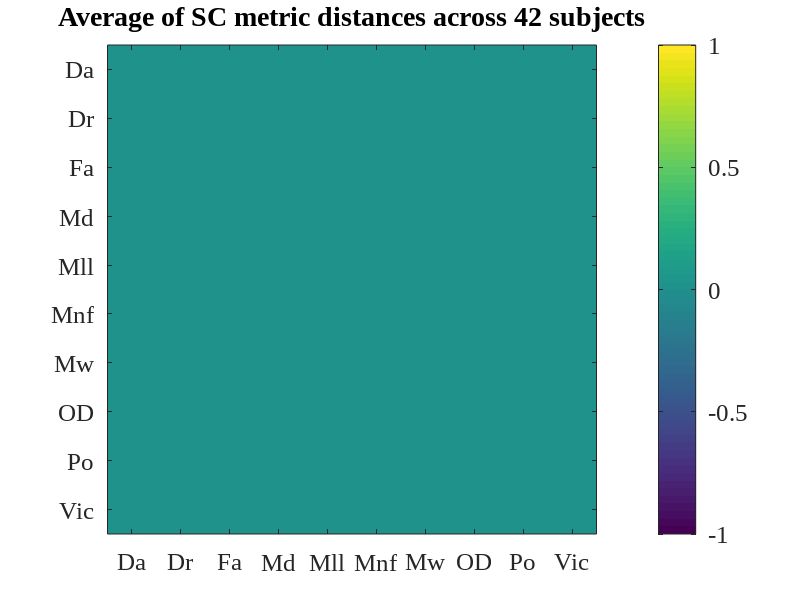
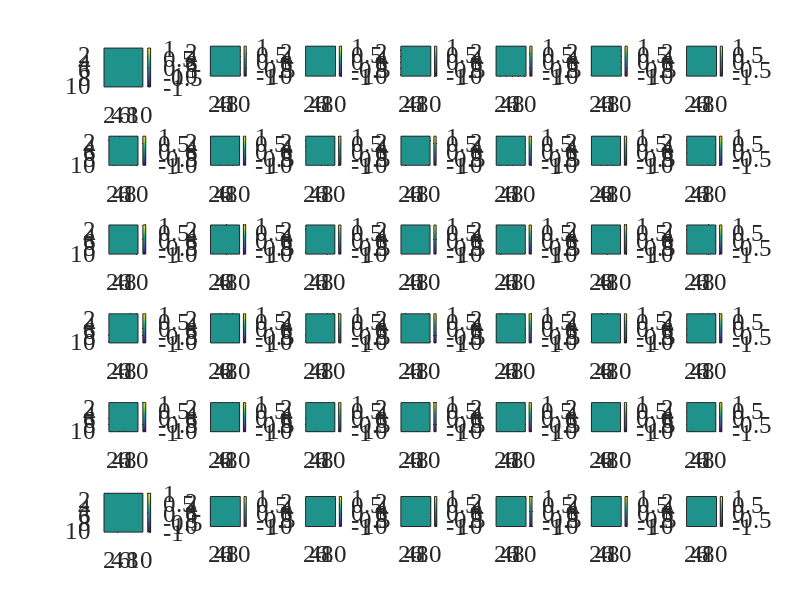

These figures' MATLAB source, in order: (Note: this script raises an error after producing the figures.)
%% initialize environment
close all;
clearvars
clc

%% changing default fontsize
fontsize = 20;
set(0,'DefaultAxesFontName','Times New Roman');
set(0,'DefaultAxesFontSize',fontsize-2);

set(0,'DefaultTextFontname','Times New Roman');
set(0,'DefaultTextFontSize',fontsize);

%% configs

configs.numRegions = 360; %Number of brain regions
configs.mask_ut = triu(true(configs.numRegions,configs.numRegions),1); % upper triangular mask
configs.numDiffMetrics = 10; %
configs.numFCs = 420;
configs.numSubjects = configs.numFCs / configs.numDiffMetrics;
configs.numEdges = nnz(configs.mask_ut);
% configs.numVisits = 2; % 2 visits per subject (test-retest)
configs.max_numPCs = 2*configs.numSubjects; % maximum number of PCs == data dimension
configs.score = 'frobenius';
configs.non_negative = false;
%% load data

connectivity_matrix = zeros(configs.numEdges, 420);
cd('../Connectivity_data')
D = dir;
col = 1;
for k = 4:length(D)
    if D(k).isdir
        currD = D(k).name;
        cd(currD);
        files = dir('*_mean.csv');
        for file = files'
            temp_mat = csvread(file.name);
            upper_triu = temp_mat(configs.mask_ut);
            connectivity_matrix(:,col) = upper_triu;
            col = col + 1;
        end
        cd('..')
    end
end
cd('../Scripts')
%% Distance matrix for each patient (n_edges x n_metrics x n_subjects)
metrics = {'Da', 'Dr', 'Fa', 'Md', 'Mll', 'Mnf', 'Mw', 'OD', 'Po', 'Vic'};
ut_mask = triu(true(configs.numDiffMetrics),1);
diag_mask = logical(eye(configs.numDiffMetrics));
cols = 1:10:configs.numFCs;
for subject = 1:configs.numSubjects
    range = cols(subject):cols(subject)+ 9;
    subject_mat = zscore(connectivity_matrix(:,range));
    dist_mat(:,:,subject) = pdist2(subject_mat',subject_mat', 'euclidean');
    subplot(6,7,subject)
    imagesc(dist_mat(:,:,subject))
    axis square
    colorbar
end
dist_mat_avg = squeeze(mean(dist_mat,3));
fig = figure('units','normalized','outerposition',[0 0 1 1]);
imagesc(dist_mat_avg)
axis square
title('Average of SC metric distances across 42 subjects')
set(gca,'xtick',[1:10],'xticklabel',metrics)
set(gca,'ytick',[1:10],'yticklabel',metrics)
colorbar
saveas(fig, '../Images/dist_mat_avg.png')

%% Pairwise identifiability for closely related metrics
% pairs = [1, 4; 2, 4; 3, 10; 9, 10];
pairs = nchoosek(1:10,2);
metrics = {'Da', 'Dr', 'Fa', 'Md', 'Mll', 'Mnf', 'Mw', 'OD', 'Po', 'Vic'};
pairwise_mat = nan(configs.numEdges, configs.numSubjects * 2);
test_index = 1:42;
retest_index = 43:84;
max_idiff_mat = nan(10);
for metric_1 = 1:10
    for metric_2 = 1:10
        metric1_index = metric_1:10:configs.numFCs;
        metric2_index = metric_2:10:configs.numFCs;
        pairwise_mat = connectivity_matrix(:,[metric1_index, metric2_index]);
        %pairwise_mat(pairwise_mat~=0) = 1; %binarize the matrix before ident
        configs.binary = 0;
        for type = {'frobenius'}
            configs.score = type{1};
            fprintf('Computing for metric %d and %d\n', metric_1, metric_2)
            [Idiff_orig,Ident_mat_orig,Idiff_recon,Idiff_opt,recon_matrix_opt,Ident_mat_recon_opt,PCA_comps_range,m_star, latent] = f_PCA_identifiability(pairwise_mat, test_index, retest_index, configs);
            max_idiff_mat(metric_1, metric_2) = max(Idiff_recon);
            r2 = cumsum(latent) ./ sum(latent);
            %         figure,
            %         plot(r2)
            %         fig = figure('units','normalized','outerposition',[0 0 1 1]); % Plot Figures
            %         %suptitle(['Opt Identifiability Recon at ' int2str(m_star) ' PCA comps'])
            %         subplot(1,3,1);
            %         imagesc(Ident_mat_orig);
            %         axis square; xlabel('subjects (Test)');ylabel('subjects (Retest)');
            %         title(sprintf('original data, Idiff = %0.2f',Idiff_orig)); colorbar; % caxis([0.2 1]);
            %         set(gca,'XTick',[],'YTick',[]);
            %
            %         subplot(1,3,2);
            %         plot(PCA_comps_range,Idiff_orig*ones(length(PCA_comps_range),1),'--r','LineWidth',2); hold on;
            %         plot(PCA_comps_range,Idiff_recon,'-ob','LineWidth',2,'MarkerFaceColor','b','MarkerSize',8);
            %         plot(m_star,Idiff_opt,'-sk','LineWidth',2,'MarkerFaceColor','k','MarkerSize',12);
            %
            %         xlabel('number of PCA components'); ylabel('Idiff (%)');
            %         axis square;
            %         legend({'original data','reconstruction','optimal reconstruction'},'Location','SouthEast');
            %         title(sprintf('%s | %s | %s', metrics{temp_pair(1)}, metrics{temp_pair(2)}, type{1}))
            %
            %         sprintf('Maximal Identifiability (%0.2f) found at %d PCA comps',Idiff_opt,m_star)
            %
            %         subplot(1,3,3);
            %         imagesc(Ident_mat_recon_opt); axis square; xlabel('Subjects Test');ylabel('Subjects Retest');
            %         title(sprintf('optimal reconstruction, Idiff = %0.2f',max(Idiff_recon))); colorbar; % caxis([0.2 1]);
            %         set(gca,'XTick',[],'YTick',[]);
            %         saveas(fig, sprintf('Images/1-6_binarized_%s.png', type{1}))
        end
        
    end
end
%% 10x10 max I_diff
fig = figure('units','normalized','outerposition',[0 0 1 1]);
imagesc(max_idiff_mat)
axis square
title('Max Identifiability across 42 subjects')
set(gca,'xtick',[1:10],'xticklabel',metrics)
set(gca,'ytick',[1:10],'yticklabel',metrics)
colorbar
saveas(fig, '../Images/max_ident_mat.png')
%% How many shared edges in all 42 FCs?
metric = 'Dr';
indices = find(ismember(metrics, metric)):10:configs.numFCs; %index of conn. matrix for given metric
matching_edges = find(connectivity_matrix(:,indices(1)));


for i = indices(2:end)
    next_edges = find(connectivity_matrix(:,i));
    matching_edges = intersect(matching_edges, next_edges);
end

avg_num_edges = nnz(connectivity_matrix(:,indices))/configs.numSubjects;
fprintf('Average edges per subject for %s: %.2f\n', metric, avg_num_edges)
fprintf('Total matching edges across all %d subjects for %s: %d\n', configs.numSubjects, metric, length(matching_edges))
fprintf('%.2f%% of edges are common across subjects\n', 100*length(matching_edges)/avg_num_edges)








